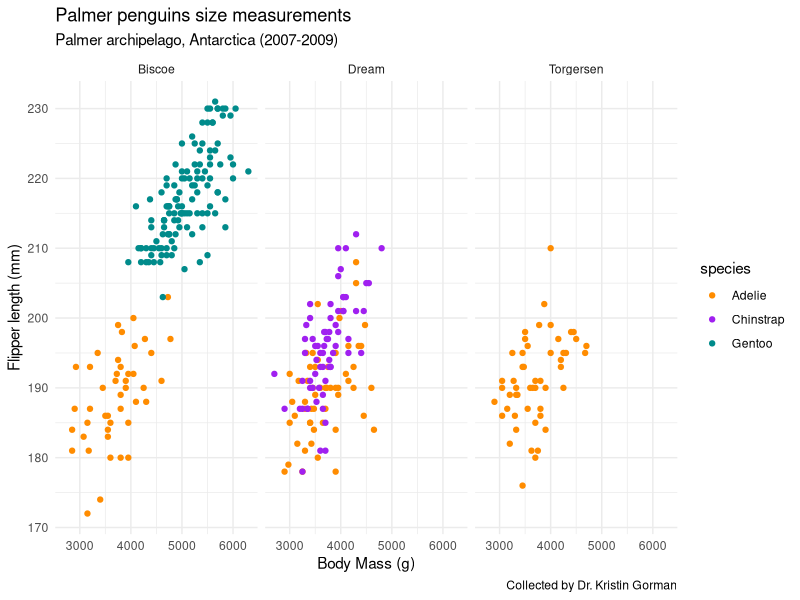

Reproduce this figure in R.
##~~~~~~~~~~~~~~~~~~~~~~~~~~~~~~~~~~~~~~~~~~~~~~~~~~~~~~~~~~~~~~~~~~~~~~~~~~~~~~
##                            Derivative practice                           ----
##~~~~~~~~~~~~~~~~~~~~~~~~~~~~~~~~~~~~~~~~~~~~~~~~~~~~~~~~~~~~~~~~~~~~~~~~~~~~~~

#................Practice using the function D().................

# create an expression
my_expression <- expression(5*x^2)

# find the derivative of the expression with respect to x
my_derivative <- D(expr = my_expression, name = "x")
my_derivative

# evaluate derivative at x = 2.8
x <- 2.8

#evaluate! 
eval(my_derivative)

#....................another exampled with D()...................

# find derivative with respect to x
my_derivative <- D(expr = expression(3.1*x^4-28*x), name = "x")
my_derivative

# create and store a function 
fx <- expression(x^2)

# find derivative with respect to x
df_dx <- D(expr = fx, name = "x")
df_dx

# practice!
# create function
fz <- expression(2*z^3-10.5*z^2 +4.1)

# find derivative with respect to z
dg_dz <- D(expr = fz, name = "z")
dg_dz

#create function
fy <- expression((2*y^3+1)^4-8*y^3)

# find derivative with respect to y
dT_dy <- D(expr = fy, name = "y")
dT_dy

# find slope of T(y) at a range of values
y <- seq(from = -0.4, to = 2.0, by = 0.1)

# evaluate derivative at each of those values
eval(dT_dy)

# one small change for github!
# second small change

# plotting example
library(ggplot2)
library(palmerpenguins)

ggplot(data=penguins, aes(x=body_mass_g, y=flipper_length_mm))+
  geom_point(aes(color=species))+
  scale_color_manual(values=c("darkorange", "purple", "cyan4"))+
  labs(x="Body Mass (g)", 
      y="Flipper length (mm)",
      title = "Palmer penguins size measurements",
      subtitle="Palmer archipelago, Antarctica (2007-2009)",
      caption="Collected by Dr. Kristin Gorman")+
  facet_wrap(~island)+
  theme_minimal()



